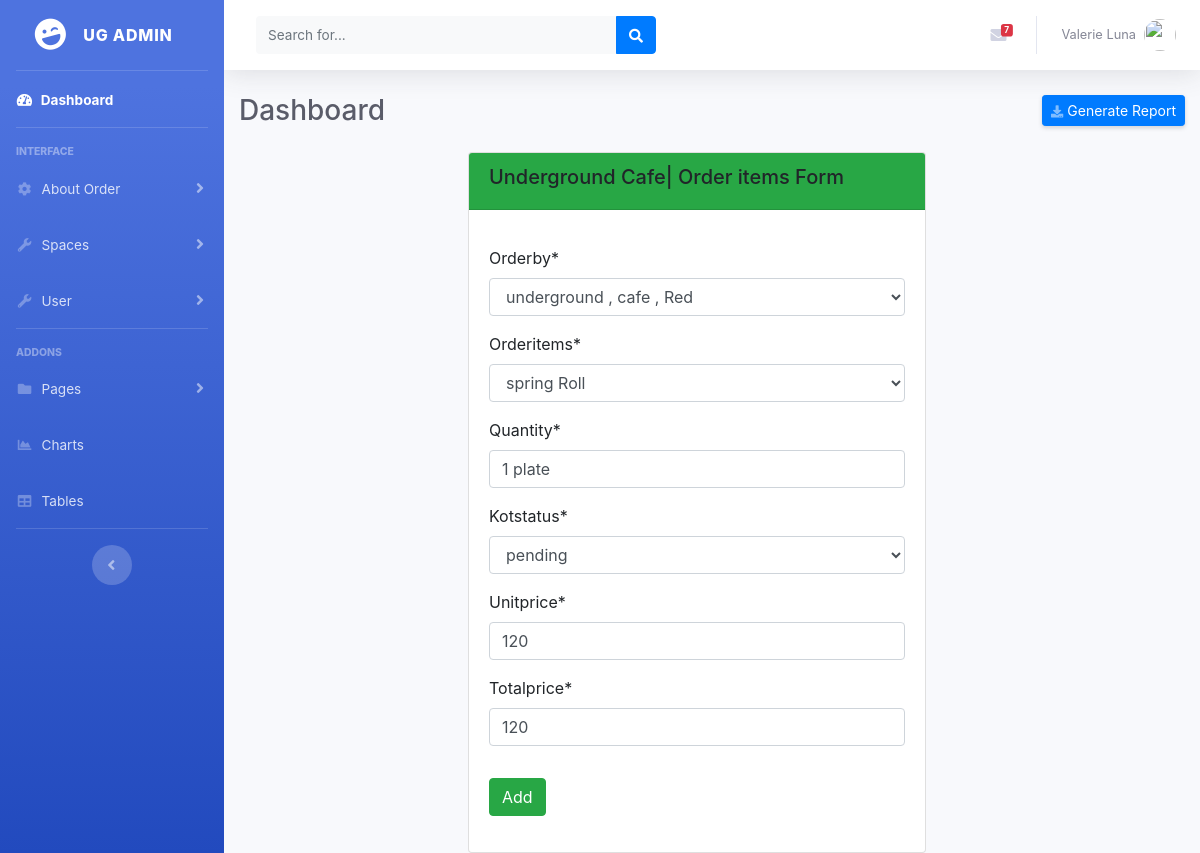
The app's page /order/order/8/update with its own data.
### order/models.py (models this page shows)
class OrderItem(models.Model):
    orderby=models.ForeignKey(Table,on_delete=models.CASCADE)
    orderitems=models.ForeignKey(MenuCard,on_delete=models.CASCADE)
    quantity=models.CharField(max_length=50)
    kotstatus=models.IntegerField(choices=((1,("pending")),(2,("pass"))),default=0)
    unitprice=models.CharField(max_length=50)
    totalprice=models.CharField(max_length=50)

### order/views.py (the view)
# urls.py: path('order/<int:id>/update',views.update_order_items,name='update_orders'),
def update_order_items(request,id):
    myorder=OrderItem.objects.get(id=id)
    if request.method == 'POST':
        updateorder=OrderItemsForm(request.POST,request.FILES,instance=myorder)
        if updateorder.is_valid:
            updateorder.save()
            return redirect('get_orders')
    orderitem=OrderItemsForm(instance=myorder)
    return render(request,'addorders.html',{'form':orderitem})

### order/form.py
class OrderItemsForm(forms.ModelForm):
    class Meta:
        model = OrderItem
        fields = "__all__"

### order/models.py (called while the page is built)
    def __str__(self):
        return self.items

### spaces/models.py (called while the page is built)
    def __str__(self):
        return self.outlet.name+" , "+self.name

    def __str__(self):
        return self.zone.__str__()+" , "+self.name

### templates/addorders.html (shortened to what this page needs)
{% extends 'base.html' %}
{% load static %}
{% load crispy_forms_tags %}
{% block content %}
<div class="row">
    <div class="col-md-3"></div>
    <div class="col-md-6">
            <div class="card">
                    <div class="card-header bg-success mb-3">
                      <h5>Underground Cafe| Order items Form</h5>
                    </div>
                    <div class="card-body">
                            <form method="POST" class="post-form" enctype="multipart/form-data">
                                <div class="form-group">
                                    <fieldset class="form-group">
                                        {{form | crispy}}
                                    </fieldset>
                                    <div class="form-group">
                                        <button type="submit" class="btn btn-success">Add</button>
                                    </div>
                                </div>
                            </form>
                    </div>
                </div>
            </div>
        <div class="col-md-3"></div>
    </div>
{% endblock %}

### records on screen
OrderItem: orderby "underground , cafe , Red", orderitems "spring Roll", quantity "1 plate", kotstatus "pending", unitprice "120", totalprice "120"
